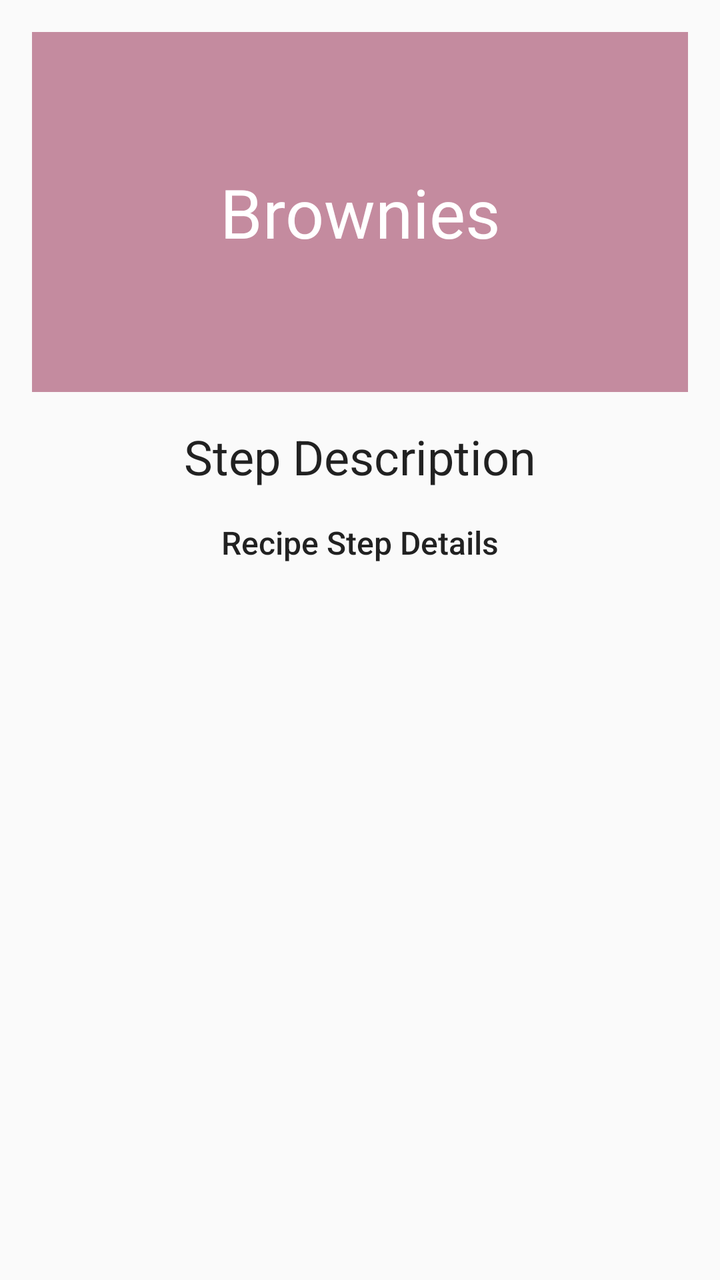
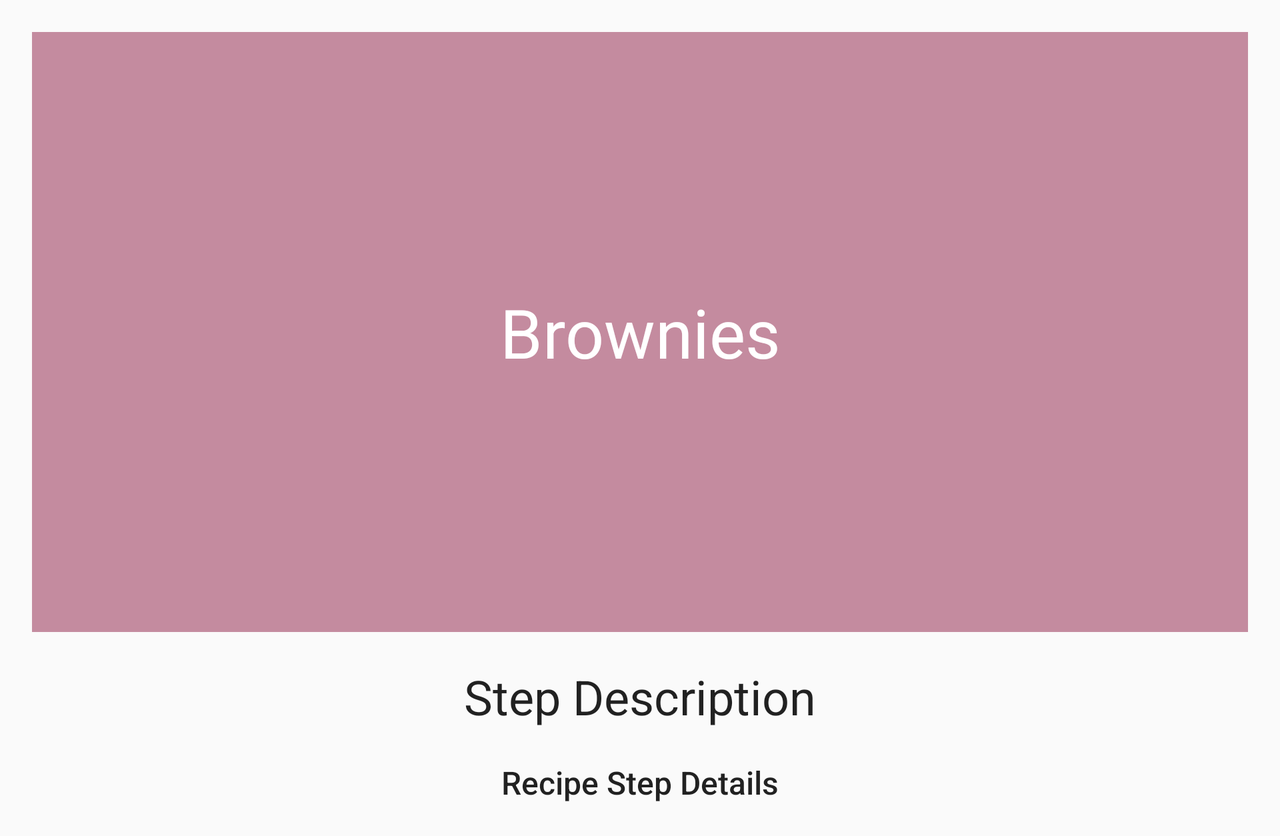

Compare how this app lays out the same screen by default and in its alternative resource folder. The renders come first, then the two layout files and the values they reference.
<!-- AndroidManifest.xml: application theme AppTheme -->
<!-- res/layout/fragment_recipe_step.xml -->
<?xml version="1.0" encoding="utf-8"?>
<layout xmlns:android="http://schemas.android.com/apk/res/android"
    xmlns:app="http://schemas.android.com/apk/res-auto"
    xmlns:tools="http://schemas.android.com/tools">

    <data>

        <variable
            name="viewModel"
            type="com.example.bakingapp.ui.RecipeStepViewModel" />
    </data>

    <androidx.constraintlayout.widget.ConstraintLayout
        android:layout_width="match_parent"
        android:layout_height="match_parent"
        android:padding="16dp">

        <androidx.appcompat.widget.AppCompatTextView
            android:id="@+id/no_player_image"
            android:layout_width="match_parent"
            android:layout_height="180dp"
            android:background="@color/colorPrimaryDark"
            android:gravity="center"
            android:text="@{viewModel.stepShortDescription}"
            android:textAppearance="@style/TextAppearance.AppCompat.Display1"
            android:textColor="@android:color/white"
            app:layout_constraintEnd_toEndOf="parent"
            app:layout_constraintStart_toStartOf="parent"
            app:layout_constraintTop_toTopOf="parent"
            tools:text="Brownies" />

        <androidx.appcompat.widget.AppCompatImageView
            android:id="@+id/step_image"
            imageUrl="@{viewModel.stepImageUrl}"
            android:layout_width="match_parent"
            android:layout_height="180dp"
            android:contentDescription="@string/image_of_recipe_step"
            android:scaleType="fitXY"
            app:layout_constraintEnd_toEndOf="parent"
            app:layout_constraintStart_toStartOf="parent"
            app:layout_constraintTop_toTopOf="parent" />

        <androidx.appcompat.widget.AppCompatTextView
            android:id="@+id/steps_description_label"
            android:layout_width="match_parent"
            android:layout_height="wrap_content"
            android:layout_marginTop="16dp"
            android:gravity="center"
            android:text="@string/step_description"
            android:textAppearance="@style/TextAppearance.AppCompat.Headline"
            app:layout_constraintTop_toBottomOf="@+id/no_player_image" />

        <androidx.appcompat.widget.AppCompatTextView
            android:layout_width="match_parent"
            android:layout_height="wrap_content"
            android:layout_marginTop="16dp"
            android:gravity="center"
            android:text="@{viewModel.currentRecipeStepDescription}"
            android:textAppearance="@style/TextAppearance.AppCompat.Body2"
            android:textSize="16sp"
            app:layout_constraintTop_toBottomOf="@+id/steps_description_label"
            tools:text="Recipe Step Details" />
    </androidx.constraintlayout.widget.ConstraintLayout>
</layout>
<!-- resources referenced by this layout -->
<resources>
  <color name="colorPrimaryDark">#C48B9F</color>
  <string name="image_of_recipe_step">Image of Recipe Step</string>
  <string name="step_description">Step Description</string>
  <style name="AppTheme" parent="Theme.AppCompat.Light">
          
          <item name="colorPrimary">@color/colorPrimary</item>
          <item name="colorPrimaryDark">@color/colorPrimaryDark</item>
          <item name="colorAccent">@color/colorAccent</item>
      </style>
  <color name="colorPrimary">#F8BBD0</color>
  <color name="colorAccent">#E0F7FA</color>
</resources>
<!-- res/layout-land/fragment_recipe_step.xml (the repository's variant of the layout above) -->
<!-- drawn on the phone turned sideways -->
<?xml version="1.0" encoding="utf-8"?>
<layout xmlns:android="http://schemas.android.com/apk/res/android"
    xmlns:app="http://schemas.android.com/apk/res-auto"
    xmlns:tools="http://schemas.android.com/tools">

    <data>

        <variable
            name="viewModel"
            type="com.example.bakingapp.ui.RecipeStepViewModel" />
    </data>

    <ScrollView
        android:layout_width="match_parent"
        android:layout_height="wrap_content">

        <androidx.constraintlayout.widget.ConstraintLayout
            android:layout_width="match_parent"
            android:layout_height="wrap_content"
            android:padding="16dp">

            <androidx.appcompat.widget.AppCompatTextView
                android:id="@+id/no_player_image"
                android:layout_width="match_parent"
                android:layout_height="300dp"
                android:background="@color/colorPrimaryDark"
                android:gravity="center"
                android:text="@{viewModel.stepShortDescription}"
                android:textAppearance="@style/TextAppearance.AppCompat.Display1"
                android:textColor="@android:color/white"
                app:layout_constraintEnd_toEndOf="parent"
                app:layout_constraintStart_toStartOf="parent"
                app:layout_constraintTop_toTopOf="parent"
                tools:text="Brownies" />

            <androidx.appcompat.widget.AppCompatImageView
                android:id="@+id/step_image"
                imageUrl="@{viewModel.stepImageUrl}"
                android:layout_width="match_parent"
                android:layout_height="300dp"
                android:contentDescription="@string/image_of_recipe_step"
                android:scaleType="fitXY"
                app:layout_constraintEnd_toEndOf="parent"
                app:layout_constraintStart_toStartOf="parent"
                app:layout_constraintTop_toTopOf="parent" />

            <androidx.appcompat.widget.AppCompatTextView
                android:id="@+id/steps_description_label"
                android:layout_width="match_parent"
                android:layout_height="wrap_content"
                android:layout_marginTop="16dp"
                android:gravity="center"
                android:text="@string/step_description"
                android:textAppearance="@style/TextAppearance.AppCompat.Headline"
                app:layout_constraintTop_toBottomOf="@+id/no_player_image" />

            <androidx.appcompat.widget.AppCompatTextView
                android:layout_width="match_parent"
                android:layout_height="wrap_content"
                android:layout_marginTop="16dp"
                android:gravity="center"
                android:text="@{viewModel.currentRecipeStepDescription}"
                android:textAppearance="@style/TextAppearance.AppCompat.Body2"
                android:textSize="16sp"
                app:layout_constraintTop_toBottomOf="@+id/steps_description_label"
                tools:text="Recipe Step Details" />
        </androidx.constraintlayout.widget.ConstraintLayout>
    </ScrollView>
</layout>
